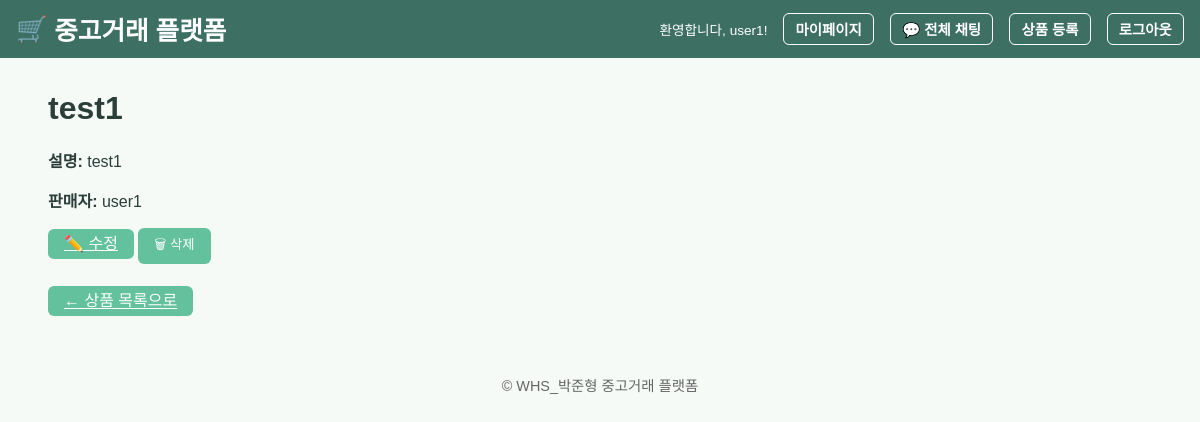
Screenshot of /products/1 (signed in) with the database file from the repository.
### models.py (models this page shows)
class User(db.Model):
    id = db.Column(db.Integer, primary_key=True)
    username = db.Column(db.String(80), unique=True, nullable=False)
    password = db.Column(db.String(200), nullable=False)
    is_admin = db.Column(db.Boolean, default=False)
    is_dormant = db.Column(db.Boolean, default=False)
    products = db.relationship('Product', backref='seller', lazy=True)
    sent_chats = db.relationship('Chat', foreign_keys='Chat.sender_id', backref='sender', lazy=True)
    received_chats = db.relationship('Chat', foreign_keys='Chat.receiver_id', backref='receiver', lazy=True)
    sent_transactions = db.relationship('Transaction', foreign_keys='Transaction.sender_id', backref='sender', lazy=True)
    received_transactions = db.relationship('Transaction', foreign_keys='Transaction.receiver_id', backref='receiver', lazy=True)

class Product(db.Model):
    id = db.Column(db.Integer, primary_key=True)
    name = db.Column(db.String(100), nullable=False)
    description = db.Column(db.String(200))
    seller_id = db.Column(db.Integer, db.ForeignKey('user.id'))

### app.py (the view)
@app.route('/products/<int:product_id>')
def product_detail(product_id):
    product = Product.query.get_or_404(product_id)
    seller = User.query.get(product.seller_id)
    return render_template('product_detail.html', product=product, seller=seller)

### templates/product_detail.html (shortened to what this page needs)
{% extends 'base.html' %}  {% block content %}
<div class="container">
  <h1>{{ product.name }}</h1>
  <p><strong>설명:</strong> {{ product.description }}</p>
  <p><strong>판매자:</strong> {{ seller.username }}</p>
  {% if session.user_id == product.seller_id %}
  <a href="{{ url_for('edit_product', product_id=product.id) }}" class="btn"
    >✏️ 수정</a
  >
  <form
    method="POST"
    action="{{ url_for('delete_product', product_id=product.id) }}"
    style="display: inline"
  >
    <button
      type="submit"
      class="btn"
      onclick="return confirm('정말 삭제하시겠습니까?');"
    >
      🗑 삭제
    </button>
  </form>
  {% endif %}
  <div style="margin-top: 1.5rem">
    <a href="{{ url_for('index') }}" class="btn">← 상품 목록으로</a>
  </div>
</div>
{% endblock %}

### templates/base.html (shortened to what this page needs)
<!DOCTYPE html>
<html lang="ko">
  <head>
    <link rel="stylesheet" href="https://cdn.simplecss.org/simple.min.css" />
    <link
      rel="stylesheet"
      href="{{ url_for('static', filename='style.css') }}"
    />
  </head>
  <body>
    <header class="main-header">
      <div class="logo">
        <span>🛒</span>
        <a href="{{ url_for('index') }}">중고거래 플랫폼</a>
      </div>
      <nav class="topnav">
        {% if session.username %}
        <span class="welcome">환영합니다, {{ session.username }}!</span>
        <a href="{{ url_for('mypage.mypage') }}">마이페이지</a>
        <a href="{{ url_for('global_chat') }}">💬 전체 채팅</a>
        <a href="{{ url_for('create_product') }}">상품 등록</a>
        <a href="{{ url_for('logout') }}">로그아웃</a>
        {% else %}
        <a href="{{ url_for('login') }}">로그인</a>
        <a href="{{ url_for('register') }}">회원가입</a>
        {% endif %}
      </nav>
    </header>
    <main class="container">{% block content %}{% endblock %}</main>
    <footer class="footer">
      <p>&copy; WHS_박준형 중고거래 플랫폼</p>
    </footer>
  </body>
</html>

### static/style.css (style rules this page uses)
:root { --primary-color: #63c19e; --accent-color: #4caf88; --background-color: #f5faf7; --header-color: #3d6f63; --text-color: #2b3e3a; }
body { background-color: var(--background-color); color: var(--text-color); font-family: 'Noto Sans KR', sans-serif; margin: 0; padding: 0; }
.main-header { display: flex; justify-content: space-between; align-items: center; padding: 0.3rem 1rem; height: 3rem; background-color: var(--header-color); color: white; }
.logo { display: flex; align-items: center; gap: 0.4rem; font-size: 1.6rem; font-weight: 800; }
.logo a { text-decoration: none; color: white; }
.topnav { display: flex; gap: 1rem; align-items: center; font-size: 0.9rem; }
.topnav a { color: white !important; font-weight: bold; padding: 0.3rem 0.7rem; border: 1px solid white; border-radius: 6px; text-decoration: none; background-color: transparent; }
.welcome { font-size: 0.85rem; color: white; font-weight: 500; }
button, .btn { background-color: var(--primary-color); color: white; border: none; padding: 0.4rem 1rem; border-radius: 6px; cursor: pointer; transition: background-color 0.2s; }
.container { margin: 2rem 1.5rem; }
.footer { text-align: center; padding: 1rem; font-size: 0.9rem; color: #666; }

### rows the page displays
User: username "user1"
Product: name "test1", description "test1"
